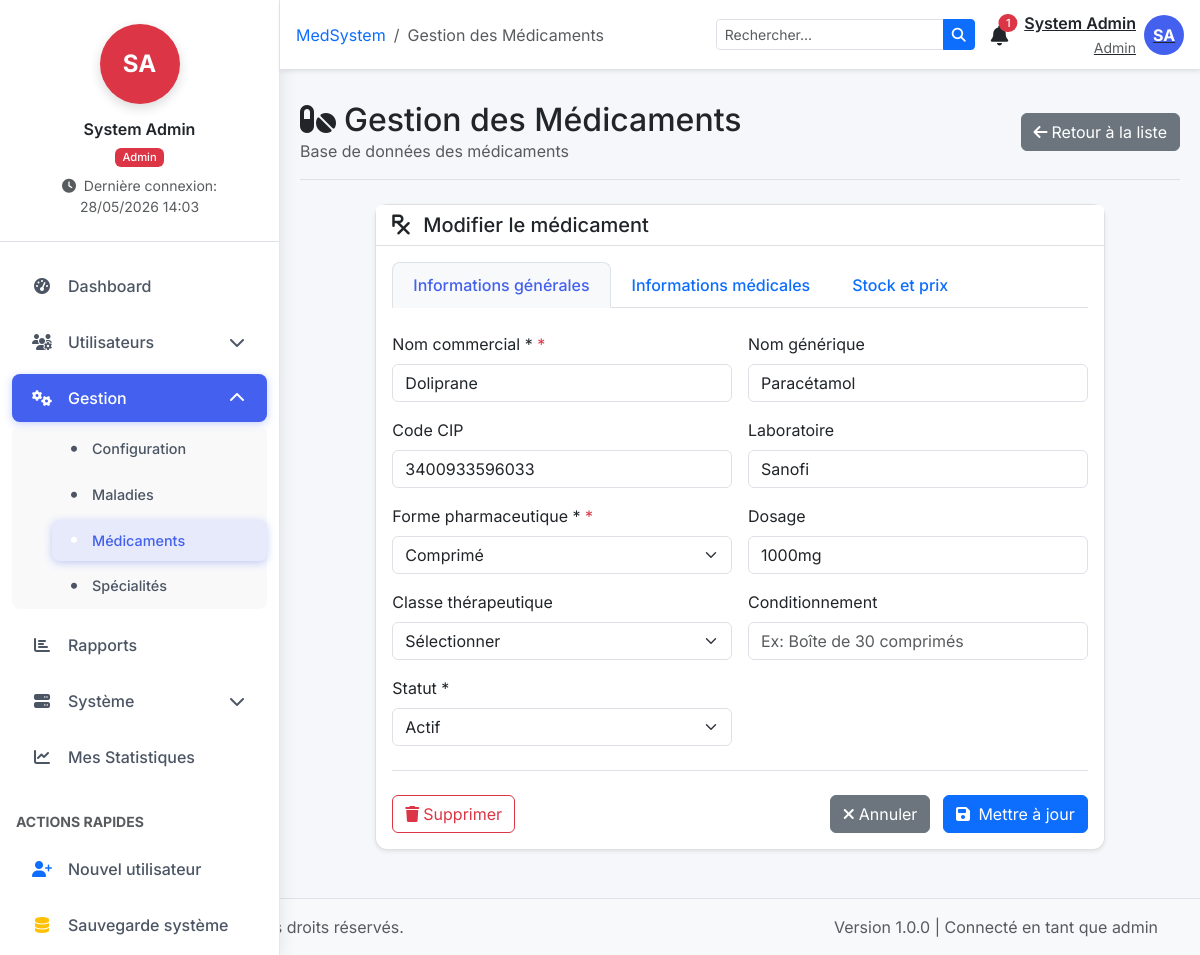
Screenshot of /admin/medicaments.php?action=edit&id=1 (signed in) with the database file from the repository.
### tables this page shows
CREATE TABLE `medicaments` (
  `id` int(11) NOT NULL,
  `code_cip` varchar(50) DEFAULT NULL,
  `nom_commercial` varchar(200) NOT NULL,
  `nom_generique` varchar(200) DEFAULT NULL,
  `laboratoire` varchar(100) DEFAULT NULL,
  `forme` enum('comprime','gelule','sirop','injectable','pommade','creme','suppositoire','collyre','spray','poudre','autre') NOT NULL,
  `dosage` varchar(100) DEFAULT NULL,
  `classe_therapeutique` varchar(100) DEFAULT NULL,
  `indications` text,
  `contre_indications` text,
  `effets_secondaires` text,
  `posologie` text,
  `precautions` text,
  `interactions` text,
  `conditionnement` varchar(100) DEFAULT NULL,
  `stock_actuel` int(11) NOT NULL DEFAULT '0',
  `stock_minimum` int(11) NOT NULL DEFAULT '10',
  `prix_unitaire` decimal(10,2) NOT NULL DEFAULT '0.00',
  `remboursement` decimal(5,2) DEFAULT '0.00',
  `statut` enum('actif','inactif','rupture','retire') DEFAULT 'actif',
  `created_at` timestamp NOT NULL DEFAULT CURRENT_TIMESTAMP,
  `updated_at` timestamp NOT NULL DEFAULT CURRENT_TIMESTAMP ON UPDATE CURRENT_TIMESTAMP
);

### admin/medicaments.php (the view, shortened to what this page needs)
<?php
require_once '../includes/header.php';
$table_exists = false;
try {
    $table_exists = true;
} catch (PDOException $e) {
    $table_exists = false;
}
$types_medicament = [
    'comprime' => 'Comprimé',
    'gelule' => 'Gélule',
    'sirop' => 'Sirop',
    'injectable' => 'Injectable',
    'pommade' => 'Pommade',
    'creme' => 'Crème',
    'suppositoire' => 'Suppositoire',
    'collyre' => 'Collyre',
    'spray' => 'Spray',
    'poudre' => 'Poudre',
    'autre' => 'Autre'
];
$action = $_GET['action'] ?? 'list';
$id = $_GET['id'] ?? null;
?>
<div class="d-flex justify-content-between flex-wrap flex-md-nowrap align-items-center py-3 mb-4 border-bottom">
    <div>
        <h1 class="h2 mb-0">
            <i class="fas fa-pills me-2"></i>Gestion des Médicaments
        </h1>
        <p class="text-muted mb-0">Base de données des médicaments</p>
    </div>
    <div class="btn-toolbar">
        <?php if ($action === 'list'): ?>
        <div class="btn-group me-2">
            <a href="?action=add" class="btn btn-primary">
                <i class="fas fa-plus-circle me-1"></i>Nouveau médicament
            </a>
            <button type="button" class="btn btn-primary dropdown-toggle dropdown-toggle-split"
                    data-bs-toggle="dropdown">
                <span class="visually-hidden">Options</span>
            </button>
            <div class="dropdown-menu">
                <a class="dropdown-item" href="#" onclick="importMedicaments()">
                    <i class="fas fa-file-import me-2"></i>Importer
                </a>
                <a class="dropdown-item" href="#" onclick="exportMedicaments()">
                    <i class="fas fa-file-export me-2"></i>Exporter
                </a>
                <div class="dropdown-divider"></div>
                <a class="dropdown-item" href="inventaire.php">
                    <i class="fas fa-boxes me-2"></i>Inventaire
                </a>
                <a class="dropdown-item" href="#" onclick="showStockAlerts()">
                    <i class="fas fa-exclamation-triangle me-2"></i>Alertes stock
                </a>
            </div>
        </div>
        <?php else: ?>
        <a href="medicaments.php" class="btn btn-secondary">
            <i class="fas fa-arrow-left me-1"></i>Retour à la liste
        </a>
        <?php endif; ?>
    </div>
</div>
<?php if ($action === 'add' || $action === 'edit'): ?>
<div class="row">
    <div class="col-lg-10 mx-auto">
        <div class="card shadow-sm">
            <div class="card-header bg-white">
                <h5 class="mb-0">
                    <i class="fas fa-prescription me-2"></i>
                    <?php echo $action === 'add' ? 'Nouveau médicament' : 'Modifier le médicament'; ?>
                </h5>
            </div>
            <div class="card-body">
                <?php
                $medicament = null;
                if ($action === 'edit' && $id && $table_exists) {
                    $stmt = $pdo->prepare("SELECT * FROM medicaments WHERE id = ?");
                    $stmt->execute([$id]);
                    $medicament = $stmt->fetch();
                }
                ?>
                <form method="POST" id="medicamentForm" novalidate>
                    <ul class="nav nav-tabs mb-4" id="medicamentTabs" role="tablist">
                        <li class="nav-item" role="presentation">
                            <button class="nav-link active" id="info-tab" data-bs-toggle="tab"
                                    data-bs-target="#info" type="button">Informations générales</button>
                        </li>
                        <li class="nav-item" role="presentation">
                            <button class="nav-link" id="medical-tab" data-bs-toggle="tab"
                                    data-bs-target="#medical" type="button">Informations médicales</button>
                        </li>
                        <li class="nav-item" role="presentation">
                            <button class="nav-link" id="stock-tab" data-bs-toggle="tab"
                                    data-bs-target="#stock" type="button">Stock et prix</button>
                        </li>
                    </ul>
                    <div class="tab-content" id="medicamentTabsContent">
                        <div class="tab-pane fade show active" id="info" role="tabpanel">
                            <div class="row g-3">
                                <div class="col-md-6">
                                    <label class="form-label required">Nom commercial *</label>
                                    <input type="text" class="form-control" name="nom_commercial"
                                           value="<?php echo htmlspecialchars($medicament['nom_commercial'] ?? ''); ?>" required>
                                </div>
                                <div class="col-md-6">
                                    <label class="form-label">Nom générique</label>
                                    <input type="text" class="form-control" name="nom_generique"
                                           value="<?php echo htmlspecialchars($medicament['nom_generique'] ?? ''); ?>">
                                </div>
                                <div class="col-md-6">
                                    <label class="form-label">Code CIP</label>
                                    <input type="text" class="form-control" name="code_cip"
                                           value="<?php echo htmlspecialchars($medicament['code_cip'] ?? ''); ?>"
                                           placeholder="Code Identifiant de Présentation">
                                </div>
                                <div class="col-md-6">
                                    <label class="form-label">Laboratoire</label>
                                    <input type="text" class="form-control" name="laboratoire"
                                           value="<?php echo htmlspecialchars($medicament['laboratoire'] ?? ''); ?>">
                                </div>
                                <div class="col-md-6">
                                    <label class="form-label required">Forme pharmaceutique *</label>
                                    <select class="form-select" name="forme" required>
                                        <?php foreach ($types_medicament as $value => $label): ?>
                                        <option value="<?php echo $value; ?>"
                                            <?php echo ($medicament['forme'] ?? '') == $value ? 'selected' : ''; ?>>
                                            <?php echo $label; ?>
                                        </option>
                                        <?php endforeach; ?>
                                    </select>
                                </div>
                                <div class="col-md-6">
                                    <label class="form-label">Dosage</label>
                                    <input type="text" class="form-control" name="dosage"
                                           value="<?php echo htmlspecialchars($medicament['dosage'] ?? ''); ?>"
                                           placeholder="Ex: 500mg, 20mg/ml, 1%...">
                                </div>
                                <div class="col-md-6">
                                    <label class="form-label">Classe thérapeutique</label>
                                    <select class="form-select" name="classe_therapeutique">
                                        <option value="">Sélectionner</option>
                                    </select>
                                </div>
                                <div class="col-md-6">
                                    <label class="form-label">Conditionnement</label>
                                    <input type="text" class="form-control" name="conditionnement"
                                           value="<?php echo htmlspecialchars($medicament['conditionnement'] ?? ''); ?>"
                                           placeholder="Ex: Boîte de 30 comprimés">
                                </div>
                                <?php if ($action === 'edit'): ?>
                                <div class="col-md-6">
                                    <label class="form-label">Statut *</label>
                                    <select class="form-select" name="statut" required>
                                        <option value="actif" <?php echo ($medicament['statut'] ?? '') == 'actif' ? 'selected' : ''; ?>>Actif</option>
                                    </select>
                                </div>
                                <?php endif; ?>
                            </div>
                        </div>
                    </div>
                    <div class="mt-4 border-top pt-4">
                        <div class="d-flex justify-content-between">
                            <div>
                                <?php if ($action === 'edit'): ?>
                                <button type="button" class="btn btn-outline-danger"
                                        onclick="confirmDelete(<?php echo $id; ?>)">
                                    <i class="fas fa-trash me-1"></i>Supprimer
                                </button>
                                <?php endif; ?>
                            </div>
                            <div>
                                <a href="medicaments.php" class="btn btn-secondary me-2">
                                    <i class="fas fa-times me-1"></i>Annuler
                                </a>
                                <button type="submit" class="btn btn-primary">
                                    <i class="fas fa-save me-1"></i>
                                    <?php echo $action === 'add' ? 'Enregistrer' : 'Mettre à jour'; ?>
                                </button>
                            </div>
                        </div>
                    </div>
                </form>
            </div>
        </div>
    </div>
</div>
<?php endif; ?>
<?php require_once '../includes/footer.php'; ?>

### includes/header.php (style rules this page uses)
:root { --primary: #4361ee; --primary-dark: #3a56d4; --primary-light: #edf2ff; --sidebar-width: 280px; }
body { font-family: 'Inter', sans-serif; background-color: #f5f7fb; overflow-x: hidden; }
html { scrollbar-color: var(--primary); -webkit-backdrop-filter: blur(); }

### admin/medicaments.php (style rules this page uses)
.form-label.required::after { content: ' *'; color: #dc3545; }
.nav-tabs .nav-link { border: 1px solid transparent; border-top-left-radius: 8px; border-top-right-radius: 8px; padding: 10px 20px; font-weight: 500; }
.nav-tabs .nav-link.active { background-color: #f8f9fa; border-color: #dee2e6 #dee2e6 #f8f9fa; color: #4361ee; border-bottom-color: transparent; }
.card { border: 1px solid rgba(0,0,0,.125); border-radius: 12px; }
.card-header { border-bottom: 1px solid rgba(0,0,0,.125); background-color: rgba(255,255,255,.8); }

### rows the page displays
medicaments: nom_commercial "Doliprane", nom_generique "Paracétamol", code_cip "3400933596033", laboratoire "Sanofi", forme "Comprimé", dosage "1000mg", statut "Actif"

### other values shown
$initials "SA"
$_SESSION['prenom'] "System"
$_SESSION['nom'] "Admin"
$role "Admin"
$_SESSION['last_login'] "28/05/2026 14:03"
$menu['title'] "Dashboard"
$menu['title'] "Utilisateurs"
$menu['title'] "Gestion"
$subitem['title'] "Configuration"
$subitem['title'] "Maladies"
$subitem['title'] "Médicaments"
$subitem['title'] "Spécialités"
$menu['title'] "Rapports"
$menu['title'] "Système"
$menu['title'] "Mes Statistiques"
